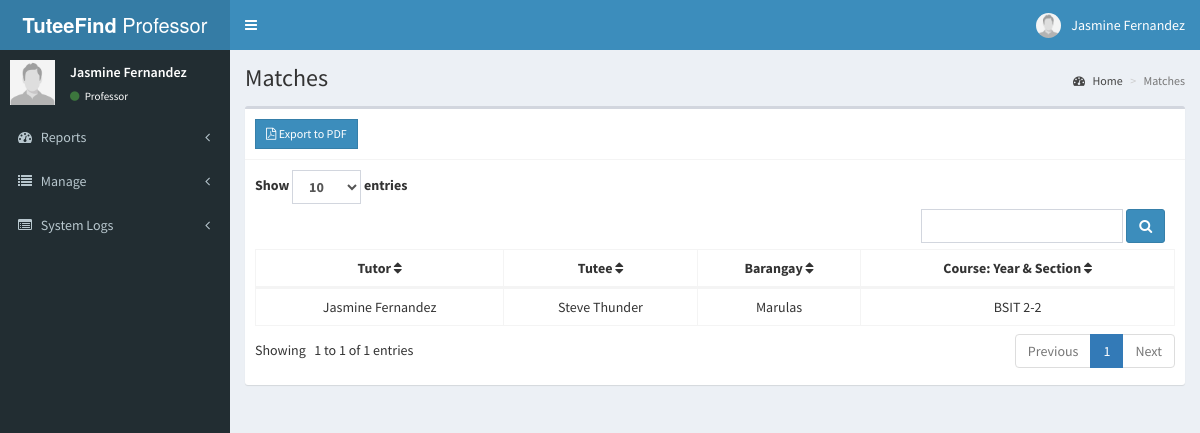
Screenshot of /professor/matches.php (signed in) with the database file from the repository.
### tables this page shows
CREATE TABLE `professor` (
  `id` int(11) NOT NULL,
  `firstname` varchar(30) NOT NULL,
  `lastname` varchar(30) NOT NULL,
  `middlename` varchar(20) NOT NULL,
  `age` int(11) NOT NULL,
  `faculty_id` varchar(20) NOT NULL,
  `emailaddress` varchar(50) DEFAULT NULL,
  `prof_password` varchar(250) NOT NULL,
  `prof_username` varchar(250) NOT NULL,
  `prof_photo` varchar(250) DEFAULT NULL,
  `last_login` datetime DEFAULT NULL
);

CREATE TABLE `tutor` (
  `id` int(11) NOT NULL,
  `firstname` varchar(255) NOT NULL,
  `lastname` varchar(255) NOT NULL,
  `age` int(11) DEFAULT NULL,
  `sex` varchar(10) DEFAULT NULL,
  `number` varchar(20) DEFAULT NULL,
  `barangay` varchar(255) DEFAULT NULL,
  `student_id` varchar(50) DEFAULT NULL,
  `course` varchar(100) DEFAULT NULL,
  `year_section` varchar(255) DEFAULT NULL,
  `photo` varchar(255) DEFAULT NULL,
  `professor` varchar(50) NOT NULL,
  `fblink` varchar(255) NOT NULL,
  `bio` text DEFAULT NULL,
  `emailaddress` varchar(255) NOT NULL,
  `password` varchar(255) NOT NULL
);

CREATE TABLE `tutee` (
  `id` int(11) NOT NULL,
  `firstname` varchar(30) NOT NULL,
  `lastname` varchar(30) NOT NULL,
  `age` varchar(255) NOT NULL,
  `sex` varchar(255) NOT NULL,
  `number` varchar(255) NOT NULL,
  `guardianname` varchar(255) NOT NULL,
  `fblink` varchar(255) NOT NULL,
  `barangay` varchar(50) NOT NULL,
  `emailaddress` varchar(255) NOT NULL,
  `photo` varchar(255) DEFAULT NULL,
  `password` varchar(255) NOT NULL,
  `tutee_bday` varchar(255) NOT NULL,
  `school` varchar(255) NOT NULL,
  `grade` varchar(255) NOT NULL,
  `bio` text NOT NULL,
  `address` varchar(255) NOT NULL
);

### professor/matches.php (the view, shortened to what this page needs)
<?php include 'includes/session.php'; ?>
<?php include 'includes/header.php'; ?>
<?php
$search = isset($_GET['search']) ? $_GET['search'] : '';
$page = isset($_GET['page']) ? (int)$_GET['page'] : 1;
$limit = isset($_GET['limit']) ? (int)$_GET['limit'] : 10;
$offset = ($page - 1) * $limit;
$current_faculty_id = $_SESSION['professor_id'];
$total_sql = "
    SELECT COUNT(*) as total
    FROM requests
    LEFT JOIN tutor ON tutor.id = requests.tutor_id
    LEFT JOIN tutee ON tutee.id = requests.tutee_id
    LEFT JOIN professor ON professor.faculty_id = tutor.professor
    WHERE requests.status = 'accepted' AND professor.id = ?
    AND (
        CONCAT(LOWER(tutor.course), ' ', LOWER(tutor.year_section)) LIKE LOWER('%$search%') OR
        CONCAT(LOWER(tutor.firstname), ' ', LOWER(tutor.lastname)) LIKE LOWER('%$search%') OR
        CONCAT(LOWER(tutee.firstname), ' ', LOWER(tutee.lastname)) LIKE LOWER('%$search%') OR
        LOWER(tutee.barangay) LIKE LOWER('%$search%')
    )";
$stmt_total = $conn->prepare($total_sql);
$stmt_total->bind_param("i", $current_faculty_id);
$stmt_total->execute();
$total_result = $stmt_total->get_result();
$total_rows = $total_result->fetch_assoc()['total'];
$total_pages = ceil($total_rows / $limit);
?>
<body class="hold-transition skin-blue sidebar-mini">
<div class="wrapper">
  <?php include 'includes/navbar.php'; ?>
  <?php include 'includes/menubar.php'; ?>
  <div class="content-wrapper">
    <section class="content-header">
      <h1>Matches</h1>
      <ol class="breadcrumb">
        <li><a href="#"><i class="fa fa-dashboard"></i> Home</a></li>
        <li class="active">Matches</li>
      </ol>
    </section>
    <section class="content">
      <div class="row">
        <div class="col-xs-12">
          <div class="box">
            <div class="box-header with-border">
            <a href="matches_pdf.php?search=<?php echo urlencode($search); ?>" class="btn btn-primary btn-sm btn-flat" target="_blank">
                <i class="fa fa-file-pdf-o"></i> Export to PDF
              </a>
            </div>
            <div class="box-body">
<form method="GET" action="matches.php" class="form-inline d-flex justify-content-between align-items-center">
    <div class="form-group me-4">
        <label>Show
            <select name="limit" class="form-control" onchange="this.form.submit()">
                <option value="10" <?php if ($limit == 10) echo 'selected'; ?>>10</option>
            </select> entries
        </label>
        <div class="form-group me-2">
            <input type="text" name="search" placeholder="" value="<?php echo htmlspecialchars($search); ?>" class="form-control">
        </div>
        <button type="submit" class="btn btn-primary"><i class="fa fa-search"></i></button>
    </div>
</form>
<div id="example1_wrapper" class="dataTables_wrapper form-inline dt-bootstrap no-footer">
  <div class="row">
    <div class="col-sm-12">
      <div style="max-height: 250px; overflow-y: auto;" class="scrollable-table">
        <table id="example1" class="table table-bordered dataTable no-footer" role="grid" aria-describedby="example1_info">
          <thead>
            <tr role="row">
                <th onclick="sortTable(0)">Tutor <i class="fa fa-sort" aria-hidden="true"></i></th>
                <th onclick="sortTable(1)">Tutee <i class="fa fa-sort" aria-hidden="true"></i></th>
                <th onclick="sortTable(2)">Barangay <i class="fa fa-sort" aria-hidden="true"></i></th>
                <th onclick="sortTable(3)">Course: Year & Section <i class="fa fa-sort" aria-hidden="true"></i></th>
              </tr>
            </thead>
            <tbody>
            <?php
if (isset($_SESSION['professor_id'])) {
    $current_faculty_id = $_SESSION['professor_id'];
    $search = isset($_GET['search']) ? '%' . strtolower($_GET['search']) . '%' : '%%';
    $sql = "
        SELECT
            professor.lastname AS proflast,
            tutor.firstname AS tutfirst,
            tutor.lastname AS tutlast,
            tutee.firstname AS tuteefirst,
            tutee.lastname AS tuteelast,
            tutee.barangay AS tuteebarangay,
            CONCAT(tutor.course, ' ', tutor.year_section) AS course_section
        FROM requests
        LEFT JOIN tutor ON tutor.id = requests.tutor_id
        LEFT JOIN tutee ON tutee.id = requests.tutee_id
        LEFT JOIN professor ON professor.faculty_id = tutor.professor
        WHERE requests.status = 'accepted' AND professor.id = ?
        AND (
            CONCAT(LOWER(tutor.course), ' ', LOWER(tutor.year_section)) LIKE ? OR
            CONCAT(LOWER(tutor.firstname), ' ', LOWER(tutor.lastname)) LIKE ? OR
            CONCAT(LOWER(tutee.firstname), ' ', LOWER(tutee.lastname)) LIKE ? OR
            LOWER(tutee.barangay) LIKE ?
        )
    ";
    if ($stmt = $conn->prepare($sql)) {
        $stmt->bind_param("sssss", $current_faculty_id, $search, $search, $search, $search);
        $stmt->execute();
        $result = $stmt->get_result();
        if ($result->num_rows > 0) {
            while ($row = $result->fetch_assoc()) {
                echo "
                    <tr>
                        <td class='hidden'></td>
                        <td>" . htmlspecialchars($row['tutfirst']) . ' ' . htmlspecialchars($row['tutlast']) . "</td>
                        <td>" . htmlspecialchars($row['tuteefirst']) . ' ' . htmlspecialchars($row['tuteelast']) . "</td>
                        <td>" . htmlspecialchars($row['tuteebarangay']) . "</td>
                        <td>" . htmlspecialchars($row['course_section']) . "</td>
                    </tr>
                ";
            }
        } else {
            echo "<tr><td colspan='5'>No records found.</td></tr>";
        }
    } else {
        echo "Error: " . $conn->error;
    }
} else {
    echo "<tr><td colspan='5'>No faculty ID found for the current professor.</td></tr>";
}
?>
            </tbody>
          </table>
        </div>
      </div>
    </div>
    <div class="row">
      <div class="col-sm-5">
        <div class="dataTables_info" id="example1_info" role="status" aria-live="polite">
          Showing
 <?php echo ($offset + 1) . ' to ' . min($offset + $limit, $total_rows) . ' of ' . $total_rows . ' entries'; ?>
        </div>
      </div>
      <div class="col-sm-7">
        <div class="dataTables_paginate paging_simple_numbers" id="example1_paginate">
          <ul class="pagination">
            <li class="paginate_button
 previous <?php if ($page <= 1) echo 'disabled'; ?>" id="example1_previous">
              <a href="?search=<?php echo urlencode($search); ?>&page=<?php echo $page - 1; ?>&limit=<?php echo $limit; ?>" aria-controls="example1" data-dt-idx="0" tabindex="0">Previous</a>
            </li>
            <?php for ($i = 1; $i <= $total_pages; $i++): ?>
              <li class="paginate_button <?php if ($page == $i) echo 'active'; ?>">
                <a href="?search=<?php echo urlencode($search); ?>&page=<?php echo $i; ?>&limit=<?php echo $limit; ?>" aria-controls="example1" data-dt-idx="<?php echo $i; ?>" tabindex="0"><?php echo $i; ?></a>
              </li>
            <?php endfor; ?>
            <li class="paginate_button next <?php if ($page >= $total_pages) echo 'disabled'; ?>" id="example1_next">
              <a href="?search=<?php echo urlencode($search); ?>&page=<?php echo $page + 1; ?>&limit=<?php echo $limit; ?>" aria-controls="example1" data-dt-idx="7" tabindex="0">Next</a>
            </li>
          </ul>
        </div>
      </div>
    </div>
  </div>
</div>
</div>
</div>
</section>
</div>
</div>
<?php include 'includes/scripts.php'; ?>
</body>
</html>

### professor/includes/header.php (shortened to what this page needs)
<!DOCTYPE html>
<html>
<head>
  	<link rel="stylesheet" href="../bower_components/bootstrap/dist/css/bootstrap.min.css">
    <link rel="stylesheet" href="../plugins/iCheck/all.css">
  	<link rel="stylesheet" href="../bower_components/font-awesome/css/font-awesome.min.css">
  	<link rel="stylesheet" href="../dist/css/AdminLTE.min.css">
    <link rel="stylesheet" href="../bower_components/datatables.net-bs/css/dataTables.bootstrap.min.css">
    <link rel="stylesheet" href="../bower_components/bootstrap-daterangepicker/daterangepicker.css">
    <link rel="stylesheet" href="../plugins/timepicker/bootstrap-timepicker.min.css">
    <link rel="stylesheet" href="../bower_components/bootstrap-datepicker/dist/css/bootstrap-datepicker.min.css">
    <link rel="stylesheet" href="../dist/css/skins/_all-skins.min.css">
</head>

### professor/includes/navbar.php (shortened to what this page needs)
<?php
include 'includes/session.php';
if(isset($_SESSION['professor_id'])) {
    $professor_id = $_SESSION['professor_id'];
    $sql = "SELECT * FROM professor WHERE id = ?";
    $stmt = $conn->prepare($sql);
    $stmt->bind_param("i", $professor_id);
    $stmt->execute();
    $result = $stmt->get_result();
    if($result->num_rows == 1) {
        $user = $result->fetch_assoc();
    }
} else {
    header('location: index.php');
    exit();
}
?>
<header class="main-header">
<a href="#" class="logo">
    <span class="logo-lg"><b>TuteeFind</b> Professor</span>
</a>
<nav class="navbar navbar-static-top">
    <a href="#" class="sidebar-toggle" data-toggle="push-menu" role="button">
    </a>
    <div class="navbar-custom-menu">
    <ul class="nav navbar-nav">
        <li class="dropdown user user-menu">
        <a href="#" class="dropdown-toggle" data-toggle="dropdown">
        <img src="<?php echo (!empty($user['prof_photo'])) ? '../images/'.$user['prof_photo'] : '../images/profile.jpg'; ?>" class="user-image" alt="User Image">
            <span class="hidden-xs"><?php echo $user['firstname'].' '.$user['lastname']; ?></span>
        </a>
        </li>
    </ul>
    </div>
</nav>
</header>

### professor/includes/menubar.php (shortened to what this page needs)
<aside class="main-sidebar">
  <section class="sidebar">
    <div class="user-panel">
      <div class="pull-left image">
      <img src="<?php echo (!empty($user['prof_photo'])) ? '../images/'.$user['prof_photo'] : '../images/profile.jpg'; ?>" class="user-image" alt="User Image">
      </div>
      <div class="pull-left info">
        <p><?php echo $user['firstname'].' '.$user['lastname']; ?></p>
        <a><i class="fa fa-circle text-success"></i> Professor</a>
      </div>
    </div>
    <ul class="sidebar-menu" data-widget="tree">
    <li class="treeview">
        <a href="#">
            <i class="fa fa-dashboard"></i> <span>Reports</span>
            <span class="pull-right-container">
                <i class="fa fa-angle-left pull-right"></i>
            </span>
        </a>
    </li>
    <li class="treeview">
        <a href="#">
            <i class="fa fa-list"></i> <span>Manage</span>
            <span class="pull-right-container">
                <i class="fa fa-angle-left pull-right"></i>
            </span>
        </a>
    </li>
     <li class="treeview">
        <a href="#">
            <i class="fa fa-list-alt"></i> <span>System Logs</span>
            <span class="pull-right-container">
                <i class="fa fa-angle-left pull-right"></i>
            </span>
        </a>
    </li>
</ul>
  </section>
</aside>

### professor/includes/scripts.php (shortened to what this page needs)
<link rel="stylesheet" href="https://cdnjs.cloudflare.com/ajax/libs/bootstrap-datepicker/1.9.0/css/bootstrap-datepicker.min.css">

### professor/matches.php (style rules this page uses)
.scrollable-table { max-height: 230px; overflow-y: auto; border-collapse: collapse; display: block; }
.scrollable-table thead { position: sticky; top: 0; background-color: #fff; z-index: 1; }
table { width: 100%; border-collapse: collapse; }
table th, table td { padding: 10px; border: 1px solid #ddd; }
table th { text-align: center; }
table td { text-align: center; }

### rows the page displays
professor: prof_photo (placeholder picture), firstname "Jasmine", lastname "Fernandez", tutor.firstname "Jasmine", tutor.lastname "Fernandez", tutee.firstname "Steve", tutee.lastname "Thunder", tutee.barangay "Marulas", course_section "BSIT 2-2"

### other values shown
$offset + 1 "1"
min($offset + $limit, $total_rows) "1"
$total_rows "1"
